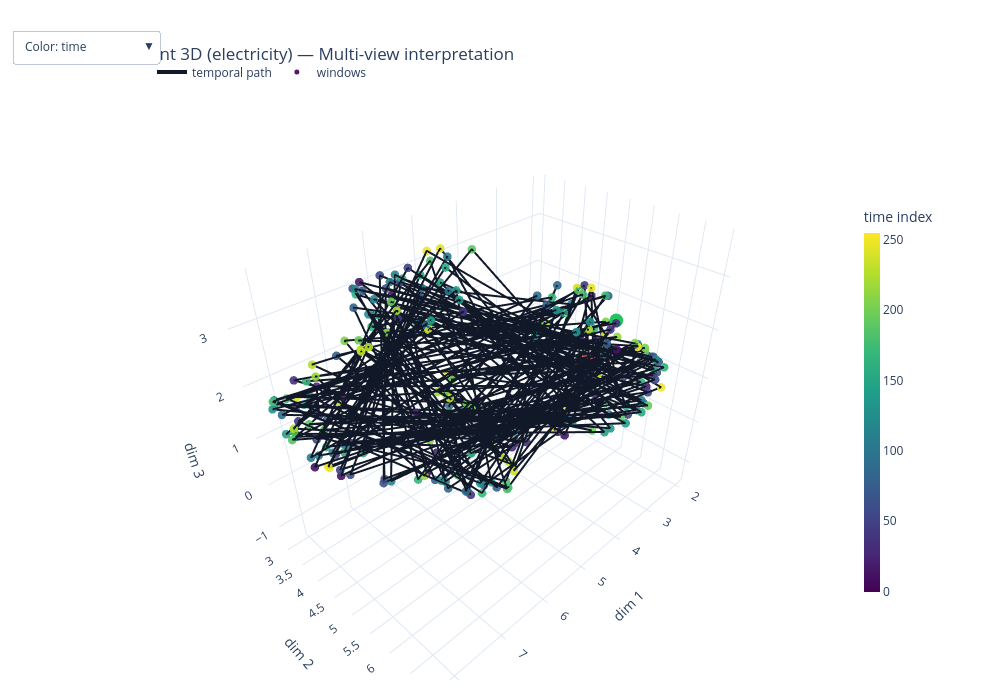

This figure's notebook cell:
### Code cell
# Advanced 3D view: switch color meaning (time / volatility / outlier) -- overlap-fixed
import plotly.graph_objects as go

# Reuse coords3 from previous cell if available
try:
    coords3
except NameError:
    coords3 = project_umap_3d(embeddings, random_state=SEED)

# Feature signals for interpretation
volatility = windows.std(axis=1)
window_trend = windows[:, -1] - windows[:, 0]

# Simple outlier score in latent space (distance to centroid)
centroid = embeddings.mean(axis=0, keepdims=True)
outlier_score = np.linalg.norm(embeddings - centroid, axis=1)

# Subsample for readability
N = len(coords3)
max_points = min(PLOT_3D_MAX_POINTS, N)
idx = np.linspace(0, N - 1, max_points, dtype=int)

c3 = coords3[idx]
t_idx = time_idx[idx]
vol_idx = volatility[idx]
out_idx = outlier_score[idx]
trend_idx = window_trend[idx]

# Trajectory (coarser) and anchors
traj_n = min(PLOT_3D_TRAJ_POINTS, N)
traj_idx = np.linspace(0, N - 1, max(2, traj_n), dtype=int)
ct = coords3[traj_idx]

# For outlier-highlight mode
topk = min(12, len(c3))
outlier_top_idx = np.argsort(out_idx)[-topk:]

fig = go.Figure()

# Shared trajectory + anchors
fig.add_trace(go.Scatter3d(
    x=ct[:, 0], y=ct[:, 1], z=ct[:, 2],
    mode="lines",
    name="temporal path",
    line=dict(color="#111827", width=4),
    hovertemplate="temporal path<extra></extra>",
    visible=True,
    showlegend=True,
))
fig.add_trace(go.Scatter3d(
    x=[c3[0, 0]], y=[c3[0, 1]], z=[c3[0, 2]],
    mode="markers",
    name="start",
    marker=dict(size=8, color="#22c55e"),
    visible=True,
    showlegend=False,  # hide to avoid legend crowding
))
fig.add_trace(go.Scatter3d(
    x=[c3[-1, 0]], y=[c3[-1, 1]], z=[c3[-1, 2]],
    mode="markers",
    name="end",
    marker=dict(size=8, color="#ef4444", symbol="diamond"),
    visible=True,
    showlegend=False,  # hide to avoid legend crowding
))

# Mode 1: color by time
fig.add_trace(go.Scatter3d(
    x=c3[:, 0], y=c3[:, 1], z=c3[:, 2],
    mode="markers",
    name="windows",
    marker=dict(
        size=5,
        color=t_idx,
        colorscale="Viridis",
        opacity=0.9,
        showscale=True,
        colorbar=dict(title="time index", x=1.02, y=0.5, len=0.72, thickness=16),
    ),
    hovertemplate="time=%{marker.color:.0f}<br>x=%{x:.3f}<br>y=%{y:.3f}<br>z=%{z:.3f}<extra></extra>",
    visible=True,
    showlegend=True,
))

# Mode 2: color by volatility
fig.add_trace(go.Scatter3d(
    x=c3[:, 0], y=c3[:, 1], z=c3[:, 2],
    mode="markers",
    name="windows",
    marker=dict(
        size=5,
        color=vol_idx,
        colorscale="Plasma",
        opacity=0.9,
        showscale=True,
        colorbar=dict(title="volatility", x=1.02, y=0.5, len=0.72, thickness=16),
    ),
    customdata=np.stack([trend_idx], axis=1),
    hovertemplate="vol=%{marker.color:.4f}<br>trend=%{customdata[0]:.4f}<br>x=%{x:.3f}<br>y=%{y:.3f}<br>z=%{z:.3f}<extra></extra>",
    visible=False,
    showlegend=True,
))

# Mode 3: outlier score + highlighted top outliers
fig.add_trace(go.Scatter3d(
    x=c3[:, 0], y=c3[:, 1], z=c3[:, 2],
    mode="markers",
    name="windows",
    marker=dict(
        size=4,
        color=out_idx,
        colorscale="Magma",
        opacity=0.75,
        showscale=True,
        colorbar=dict(title="outlier score", x=1.02, y=0.5, len=0.72, thickness=16),
    ),
    hovertemplate="outlier=%{marker.color:.4f}<br>x=%{x:.3f}<br>y=%{y:.3f}<br>z=%{z:.3f}<extra></extra>",
    visible=False,
    showlegend=True,
))
fig.add_trace(go.Scatter3d(
    x=c3[outlier_top_idx, 0], y=c3[outlier_top_idx, 1], z=c3[outlier_top_idx, 2],
    mode="markers+text",
    name="top outliers",
    text=[f"#{i}" for i in range(topk)],
    textposition="top center",
    marker=dict(size=9, color="#f97316", line=dict(width=1, color="black")),
    hovertemplate="top outlier<extra></extra>",
    visible=False,
    showlegend=True,
))

# Visibility maps for dropdown
# traces: [path, start, end, time, vol, out, out_top]
base_on = [True, True, True]
vis_time = base_on + [True, False, False, False]
vis_vol = base_on + [False, True, False, False]
vis_out = base_on + [False, False, True, True]

fig.update_layout(
    template="plotly_white",
    title=f"TimesFM Latent 3D ({DATASET}) — Multi-view interpretation",
    scene=dict(
        aspectmode="data",
        xaxis_title="dim 1",
        yaxis_title="dim 2",
        zaxis_title="dim 3",
    ),
    # Leave room for legend and colorbar (prevents overlap)
    margin=dict(l=20, r=160, t=120, b=20),
    legend=dict(
        orientation="h",
        yanchor="bottom",
        y=1.06,
        xanchor="left",
        x=0.0,
    ),
    width=1000,
    height=700,
    updatemenus=[
        dict(
            type="dropdown",
            direction="down",
            x=0.01, y=1.16,
            showactive=True,
            buttons=[
                dict(
                    label="Color: time",
                    method="update",
                    args=[{"visible": vis_time}, {"title": f"TimesFM Latent 3D ({DATASET}) — color by time"}],
                ),
                dict(
                    label="Color: volatility",
                    method="update",
                    args=[{"visible": vis_vol}, {"title": f"TimesFM Latent 3D ({DATASET}) — color by volatility"}],
                ),
                dict(
                    label="Color: outlier score",
                    method="update",
                    args=[{"visible": vis_out}, {"title": f"TimesFM Latent 3D ({DATASET}) — outlier-focused"}],
                ),
            ],
        )
    ],
)

fig.show()

### Figure 1 — Plotly figure (JSON) as saved in the notebook; plotly's stock layout.template omitted (floating-point values rounded to 4 significant figures; data arrays with more than 128 entries replaced by an {"elided": "..."} marker saying what was removed)
{"data": [{"hovertemplate": "temporal path<extra></extra>", "line": {"color": "#111827", "width": 4}, "mode": "lines", "name": "temporal path", "showlegend": true, "type": "scatter3d", "visible": true, "x": {"elided": "256 float values"}, "y": {"elided": "256 float values"}, "z": {"elided": "256 float values"}}, {"marker": {"color": "#22c55e", "size": 8}, "mode": "markers", "name": "start", "showlegend": false, "type": "scatter3d", "visible": true, "x": [3.492], "y": [6.138], "z": [2.483]}, {"marker": {"color": "#ef4444", "size": 8, "symbol": "diamond"}, "mode": "markers", "name": "end", "showlegend": false, "type": "scatter3d", "visible": true, "x": [2.143], "y": [4.663], "z": [0.3933]}, {"hovertemplate": "time=%{marker.color:.0f}<br>x=%{x:.3f}<br>y=%{y:.3f}<br>z=%{z:.3f}<extra></extra>", "marker": {"color": {"elided": "256 float values"}, "colorbar": {"len": 0.72, "thickness": 16, "title": {"text": "time index"}, "x": 1.02, "y": 0.5}, "colorscale": [[0, "#440154"], [0.1111, "#482878"], [0.2222, "#3e4989"], [0.3333, "#31688e"], [0.4444, "#26828e"], [0.5556, "#1f9e89"], [0.6667, "#35b779"], [0.7778, "#6ece58"], [0.8889, "#b5de2b"], [1, "#fde725"]], "opacity": 0.9, "showscale": true, "size": 5}, "mode": "markers", "name": "windows", "showlegend": true, "type": "scatter3d", "visible": true, "x": {"elided": "256 float values"}, "y": {"elided": "256 float values"}, "z": {"elided": "256 float values"}}, {"customdata": {"elided": "256x1 float values"}, "hovertemplate": "vol=%{marker.color:.4f}<br>trend=%{customdata[0]:.4f}<br>x=%{x:.3f}<br>y=%{y:.3f}<br>z=%{z:.3f}<extra></extra>", "marker": {"color": {"elided": "256 float values"}, "colorbar": {"len": 0.72, "thickness": 16, "title": {"text": "volatility"}, "x": 1.02, "y": 0.5}, "colorscale": [[0, "#0d0887"], [0.1111, "#46039f"], [0.2222, "#7201a8"], [0.3333, "#9c179e"], [0.4444, "#bd3786"], [0.5556, "#d8576b"], [0.6667, "#ed7953"], [0.7778, "#fb9f3a"], [0.8889, "#fdca26"], [1, "#f0f921"]], "opacity": 0.9, "showscale": true, "size": 5}, "mode": "markers", "name": "windows", "showlegend": true, "type": "scatter3d", "visible": false, "x": {"elided": "256 float values"}, "y": {"elided": "256 float values"}, "z": {"elided": "256 float values"}}, {"hovertemplate": "outlier=%{marker.color:.4f}<br>x=%{x:.3f}<br>y=%{y:.3f}<br>z=%{z:.3f}<extra></extra>", "marker": {"color": {"elided": "256 float values"}, "colorbar": {"len": 0.72, "thickness": 16, "title": {"text": "outlier score"}, "x": 1.02, "y": 0.5}, "colorscale": [[0, "#000004"], [0.1111, "#180f3d"], [0.2222, "#440f76"], [0.3333, "#721f81"], [0.4444, "#9e2f7f"], [0.5556, "#cd4071"], [0.6667, "#f1605d"], [0.7778, "#fd9668"], [0.8889, "#feca8d"], [1, "#fcfdbf"]], "opacity": 0.75, "showscale": true, "size": 4}, "mode": "markers", "name": "windows", "showlegend": true, "type": "scatter3d", "visible": false, "x": {"elided": "256 float values"}, "y": {"elided": "256 float values"}, "z": {"elided": "256 float values"}}, {"hovertemplate": "top outlier<extra></extra>", "marker": {"color": "#f97316", "line": {"color": "black", "width": 1}, "size": 9}, "mode": "markers+text", "name": "top outliers", "showlegend": true, "text": ["#0", "#1", "#2", "#3", "#4", "#5", "#6", "#7", "#8", "#9", "#10", "#11"], "textposition": "top center", "type": "scatter3d", "visible": false, "x": [8.201, 2.015, 2.569, 2.028, 7.573, 2.016, 2.592, 2.549, 2.049, 2.674, 2.712, 1.989], "y": [3.258, 4.865, 5.516, 4.863, 3.542, 5.1, 6.009, 6.186, 4.911, 6.254, 6.053, 5.124], "z": [1.777, 0.4816, 0.06559, 0.3819, 2.079, 0.4263, 1.161, 1.513, 0.5464, 1.666, 1.152, 0.4124]}], "layout": {"height": 700, "legend": {"orientation": "h", "x": 0, "xanchor": "left", "y": 1.06, "yanchor": "bottom"}, "margin": {"b": 20, "l": 20, "r": 160, "t": 120}, "scene": {"aspectmode": "data", "xaxis": {"title": {"text": "dim 1"}}, "yaxis": {"title": {"text": "dim 2"}}, "zaxis": {"title": {"text": "dim 3"}}}, "title": {"text": "TimesFM Latent 3D (electricity) — Multi-view interpretation"}, "updatemenus": [{"buttons": [{"args": [{"visible": [true, true, true, true, false, false, false]}, {"title": "TimesFM Latent 3D (electricity) — color by time"}], "label": "Color: time", "method": "update"}, {"args": [{"visible": [true, true, true, false, true, false, false]}, {"title": "TimesFM Latent 3D (electricity) — color by volatility"}], "label": "Color: volatility", "method": "update"}, {"args": [{"visible": [true, true, true, false, false, true, true]}, {"title": "TimesFM Latent 3D (electricity) — outlier-focused"}], "label": "Color: outlier score", "method": "update"}], "direction": "down", "showactive": true, "type": "dropdown", "x": 0.01, "y": 1.16}], "width": 1000}}
